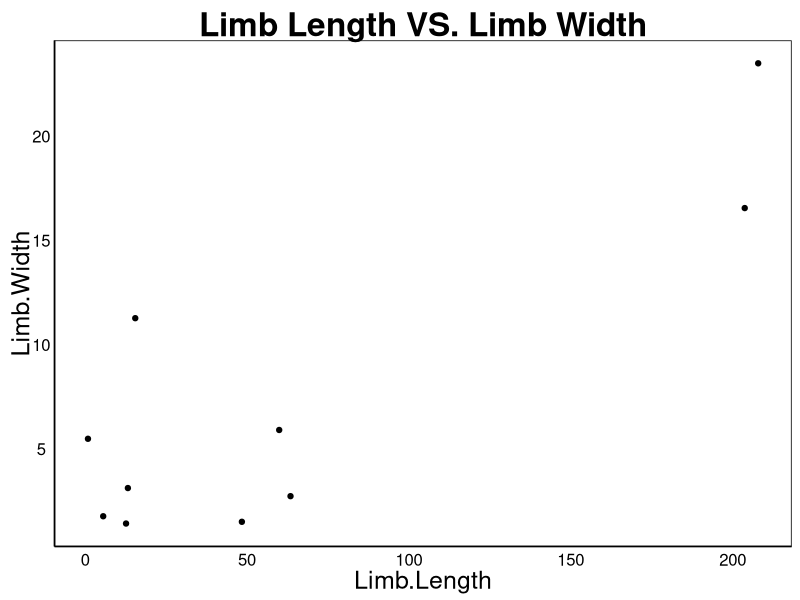

The R script that drew this image:
library(ggplot2)
MData = read.csv("measurements.csv")

#Conversions and calculations
MData$Volume = 0



for (i in 1:length(MData$Limb.Length)){
  if (MData$unitsL[i] == "mm"){
    MData$Limb.Length[i] = MData$Limb.Length[i]/10
    MData$unitsL[i] = "cm"
    }
  
}


for (i in 1:length(MData$Limb.Width)){
  if (MData$unitsW[i] == "mm"){
    MData$Limb.Width[i] = MData$Limb.Width[i]/10
    MData$unitsW[i] = "cm"
  }
  
}

for (i in 1:length(MData$Limb.Width)){
  MData$Volume[i] = (((MData$Limb.Width[i]/2)^2)*pi)*MData$Limb.Length[i]
  
}

#Creating the graph specifications
theme_pubworthy <- function (base_size = 12, base_family = "") {
  theme_classic(base_size = base_size, base_family = base_family) %+replace% 
    theme(
      axis.text = element_text(colour = "black"),
      axis.title.x = element_text(size=18),
      axis.text.x = element_text(size=12),
      axis.title.y = element_text(size=18,angle=90),
      axis.text.y = element_text(size=12),
      axis.ticks = element_blank(), 
      panel.background = element_rect(fill="white"),
      panel.border = element_blank(),
      plot.title=element_text(face="bold", size=24),
      legend.position="none"
    ) 
}





#Outputting as PDF
pdf("DataGraph.pdf")
qplot(x=Limb.Length,y=Limb.Width,data=MData,main="Limb Length VS. Limb Width") + theme_pubworthy()
dev.off()




